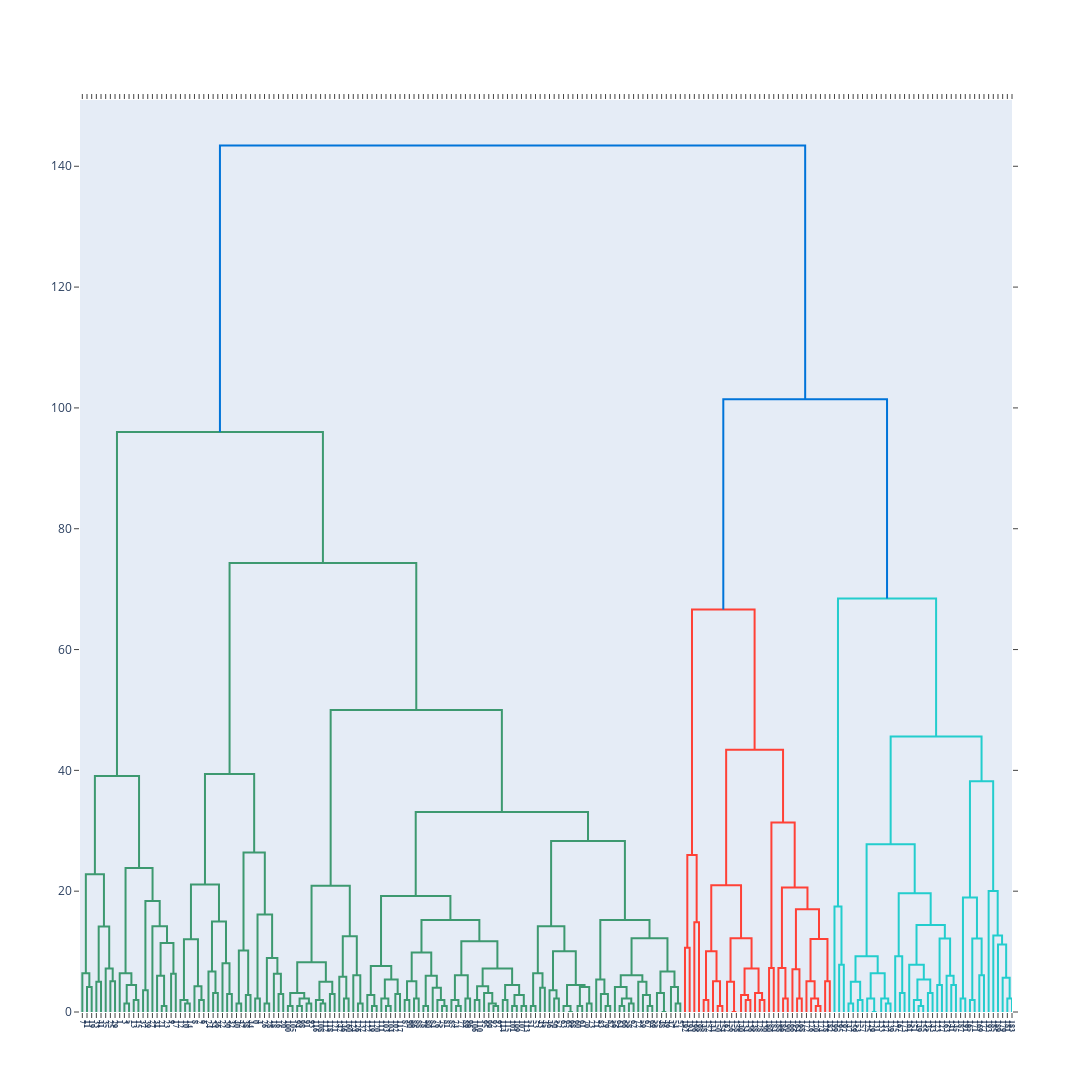

The code cell stored with this chart in its notebook:
### Code cell
fig: Figure = ff.create_dendrogram(X)
fig.update_layout(width=1600, height=1600)
fig.update_xaxes(tickangle=90, tickfont=dict(family="Droid Sans Mono", size=8, weight="bold"))
fig.show()
